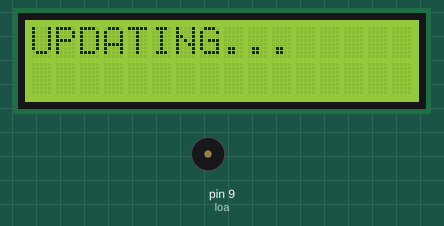
The sketch below on a simulated Arduino Uno, built with avr-gcc and run on an emulated ATmega328P. Shown: 16×2 character LCD, buzzer (waves = sounding).

Above: at 0.1 s.
At 0.6 s:
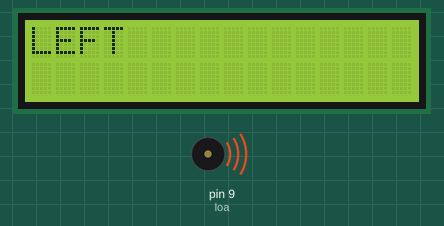
At 1.1 s:
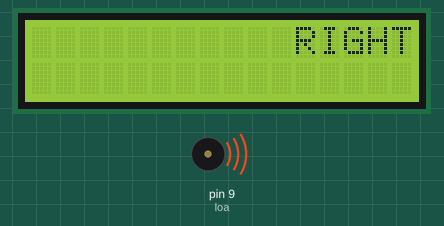
At 2.1 s:
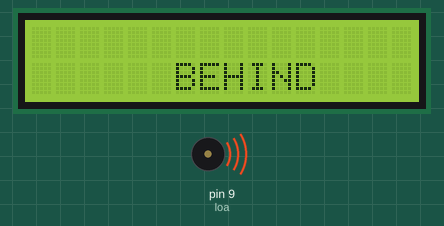
Timing chart, 0 to 3.6 s (numbered marks = the images above):
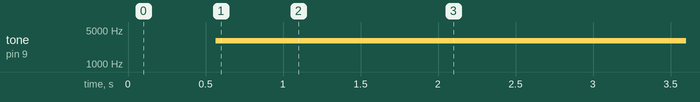

The sketch:

testlcd.ino
```cpp
#include <LiquidCrystal.h>
LiquidCrystal lcd(11,10, 7, 6, 5, 4);
//               (RS, E,D4,D5,D6,D7)
int loa = 9;
void setup() {
  // put your setup code here, to run once:
  lcd.begin(16,2);
  lcd.print("UPDATING...");
  delay(500);
  pinMode(loa, OUTPUT);

}
int a = 0;
void loop() {
  // put your main code here, to run repeatedly:
  lcd.clear();
  noTone(loa);
  if (a == 0) {
    tone(loa,3000,1000);
    lcd.home();
    lcd.print("LEFT");

  } else
  if (a == 1) {
    tone(loa,3000,1000);
    lcd.setCursor(11,0);
    lcd.print("RIGHT");
  } else
  if (a == 2) {
    tone(loa,3000,1000);
    lcd.setCursor(6,0);
    lcd.print("FRONT");
  } else
  if (a == 3) {
    tone(loa,3000,1000);
    lcd.setCursor(6,1);
    lcd.print("BEHIND");
    a = -1;
  }
  delay(500);
  a++;
}
```

Measured:
- by itself, tone on pin 9 (loa): silent → 3000 Hz at 0.57 s
- what the display in image 1 shows lasts 0.5 s, from 0.6 s to 1.1 s
